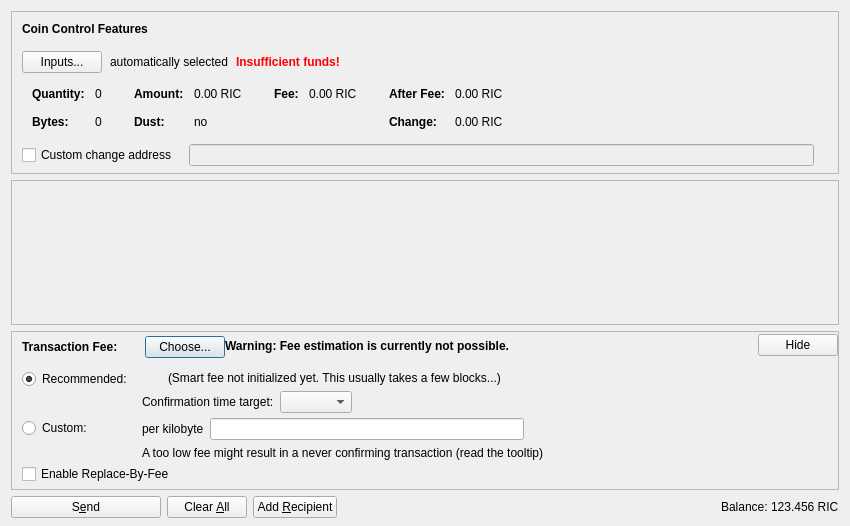
<?xml version="1.0" encoding="UTF-8"?>
<ui version="4.0">
 <class>SendCoinsDialog</class>
 <widget class="QDialog" name="SendCoinsDialog">
  <property name="geometry">
   <rect>
    <x>0</x>
    <y>0</y>
    <width>850</width>
    <height>526</height>
   </rect>
  </property>
  <property name="windowTitle">
   <string>Send Coins</string>
  </property>
  <layout class="QVBoxLayout" name="verticalLayout" stretch="0,1,0,0">
   <property name="bottomMargin">
    <number>8</number>
   </property>
   <item>
    <widget class="QFrame" name="frameCoinControl">
     <property name="sizePolicy">
      <sizepolicy hsizetype="Expanding" vsizetype="Expanding">
       <horstretch>0</horstretch>
       <verstretch>0</verstretch>
      </sizepolicy>
     </property>
     <property name="maximumSize">
      <size>
       <width>16777215</width>
       <height>16777215</height>
      </size>
     </property>
     <property name="frameShape">
      <enum>QFrame::StyledPanel</enum>
     </property>
     <property name="frameShadow">
      <enum>QFrame::Sunken</enum>
     </property>
     <layout class="QVBoxLayout" name="verticalLayoutCoinControl2">
      <property name="spacing">
       <number>0</number>
      </property>
      <property name="leftMargin">
       <number>0</number>
      </property>
      <property name="topMargin">
       <number>0</number>
      </property>
      <property name="rightMargin">
       <number>0</number>
      </property>
      <property name="bottomMargin">
       <number>6</number>
      </property>
      <item>
       <layout class="QVBoxLayout" name="verticalLayoutCoinControl" stretch="0,0,0,0,1">
        <property name="spacing">
         <number>0</number>
        </property>
        <property name="leftMargin">
         <number>10</number>
        </property>
        <property name="topMargin">
         <number>10</number>
        </property>
        <item>
         <layout class="QHBoxLayout" name="horizontalLayoutCoinControl1">
          <property name="bottomMargin">
           <number>15</number>
          </property>
          <item>
           <widget class="QLabel" name="labelCoinControlFeatures">
            <property name="sizePolicy">
             <sizepolicy hsizetype="Preferred" vsizetype="Maximum">
              <horstretch>0</horstretch>
              <verstretch>0</verstretch>
             </sizepolicy>
            </property>
            <property name="font">
             <font>
              <weight>75</weight>
              <bold>true</bold>
             </font>
            </property>
            <property name="styleSheet">
             <string notr="true">font-weight:bold;</string>
            </property>
            <property name="text">
             <string>Coin Control Features</string>
            </property>
           </widget>
          </item>
         </layout>
        </item>
        <item>
         <layout class="QHBoxLayout" name="horizontalLayoutCoinControl2" stretch="0,0,0,0">
          <property name="spacing">
           <number>8</number>
          </property>
          <property name="bottomMargin">
           <number>10</number>
          </property>
          <item>
           <widget class="QPushButton" name="pushButtonCoinControl">
            <property name="styleSheet">
             <string notr="true"/>
            </property>
            <property name="text">
             <string>Inputs...</string>
            </property>
            <property name="autoDefault">
             <bool>false</bool>
            </property>
           </widget>
          </item>
          <item>
           <widget class="QLabel" name="labelCoinControlAutomaticallySelected">
            <property name="text">
             <string>automatically selected</string>
            </property>
            <property name="margin">
             <number>5</number>
            </property>
           </widget>
          </item>
          <item>
           <widget class="QLabel" name="labelCoinControlInsuffFunds">
            <property name="font">
             <font>
              <weight>75</weight>
              <bold>true</bold>
             </font>
            </property>
            <property name="styleSheet">
             <string notr="true">color:red;font-weight:bold;</string>
            </property>
            <property name="text">
             <string>Insufficient funds!</string>
            </property>
            <property name="margin">
             <number>5</number>
            </property>
           </widget>
          </item>
          <item>
           <spacer name="horizontalSpacerCoinControl">
            <property name="orientation">
             <enum>Qt::Horizontal</enum>
            </property>
            <property name="sizeHint" stdset="0">
             <size>
              <width>40</width>
              <height>1</height>
             </size>
            </property>
           </spacer>
          </item>
         </layout>
        </item>
        <item>
         <widget class="QWidget" name="widgetCoinControl" native="true">
          <property name="sizePolicy">
           <sizepolicy hsizetype="Preferred" vsizetype="Preferred">
            <horstretch>0</horstretch>
            <verstretch>0</verstretch>
           </sizepolicy>
          </property>
          <property name="minimumSize">
           <size>
            <width>0</width>
            <height>0</height>
           </size>
          </property>
          <property name="styleSheet">
           <string notr="true"/>
          </property>
          <layout class="QHBoxLayout" name="horizontalLayoutCoinControl5">
           <property name="leftMargin">
            <number>0</number>
           </property>
           <property name="topMargin">
            <number>0</number>
           </property>
           <property name="rightMargin">
            <number>0</number>
           </property>
           <property name="bottomMargin">
            <number>0</number>
           </property>
           <item>
            <layout class="QHBoxLayout" name="horizontalLayoutCoinControl3" stretch="0,0,0,1">
             <property name="spacing">
              <number>20</number>
             </property>
             <property name="topMargin">
              <number>0</number>
             </property>
             <property name="bottomMargin">
              <number>10</number>
             </property>
             <item>
              <layout class="QFormLayout" name="formLayoutCoinControl1">
               <property name="horizontalSpacing">
                <number>10</number>
               </property>
               <property name="verticalSpacing">
                <number>14</number>
               </property>
               <property name="leftMargin">
                <number>10</number>
               </property>
               <property name="topMargin">
                <number>4</number>
               </property>
               <property name="rightMargin">
                <number>6</number>
               </property>
               <item row="0" column="0">
                <widget class="QLabel" name="labelCoinControlQuantityText">
                 <property name="font">
                  <font>
                   <weight>75</weight>
                   <bold>true</bold>
                  </font>
                 </property>
                 <property name="text">
                  <string>Quantity:</string>
                 </property>
                 <property name="margin">
                  <number>0</number>
                 </property>
                </widget>
               </item>
               <item row="0" column="1">
                <widget class="QLabel" name="labelCoinControlQuantity">
                 <property name="cursor">
                  <cursorShape>IBeamCursor</cursorShape>
                 </property>
                 <property name="contextMenuPolicy">
                  <enum>Qt::ActionsContextMenu</enum>
                 </property>
                 <property name="text">
                  <string notr="true">0</string>
                 </property>
                 <property name="margin">
                  <number>0</number>
                 </property>
                 <property name="textInteractionFlags">
                  <set>Qt::LinksAccessibleByMouse|Qt::TextSelectableByKeyboard|Qt::TextSelectableByMouse</set>
                 </property>
                </widget>
               </item>
               <item row="1" column="0">
                <widget class="QLabel" name="labelCoinControlBytesText">
                 <property name="font">
                  <font>
                   <weight>75</weight>
                   <bold>true</bold>
                  </font>
                 </property>
                 <property name="text">
                  <string>Bytes:</string>
                 </property>
                </widget>
               </item>
               <item row="1" column="1">
                <widget class="QLabel" name="labelCoinControlBytes">
                 <property name="cursor">
                  <cursorShape>IBeamCursor</cursorShape>
                 </property>
                 <property name="contextMenuPolicy">
                  <enum>Qt::ActionsContextMenu</enum>
                 </property>
                 <property name="text">
                  <string notr="true">0</string>
                 </property>
                 <property name="textInteractionFlags">
                  <set>Qt::LinksAccessibleByMouse|Qt::TextSelectableByKeyboard|Qt::TextSelectableByMouse</set>
                 </property>
                </widget>
               </item>
              </layout>
             </item>
             <item>
              <layout class="QFormLayout" name="formLayoutCoinControl2">
               <property name="horizontalSpacing">
                <number>10</number>
               </property>
               <property name="verticalSpacing">
                <number>14</number>
               </property>
               <property name="leftMargin">
                <number>6</number>
               </property>
               <property name="topMargin">
                <number>4</number>
               </property>
               <property name="rightMargin">
                <number>6</number>
               </property>
               <item row="0" column="0">
                <widget class="QLabel" name="labelCoinControlAmountText">
                 <property name="font">
                  <font>
                   <weight>75</weight>
                   <bold>true</bold>
                  </font>
                 </property>
                 <property name="text">
                  <string>Amount:</string>
                 </property>
                 <property name="margin">
                  <number>0</number>
                 </property>
                </widget>
               </item>
               <item row="0" column="1">
                <widget class="QLabel" name="labelCoinControlAmount">
                 <property name="cursor">
                  <cursorShape>IBeamCursor</cursorShape>
                 </property>
                 <property name="contextMenuPolicy">
                  <enum>Qt::ActionsContextMenu</enum>
                 </property>
                 <property name="text">
                  <string notr="true">0.00 RIC</string>
                 </property>
                 <property name="textInteractionFlags">
                  <set>Qt::LinksAccessibleByMouse|Qt::TextSelectableByKeyboard|Qt::TextSelectableByMouse</set>
                 </property>
                </widget>
               </item>
               <item row="1" column="0">
                <widget class="QLabel" name="labelCoinControlLowOutputText">
                 <property name="font">
                  <font>
                   <weight>75</weight>
                   <bold>true</bold>
                  </font>
                 </property>
                 <property name="text">
                  <string>Dust:</string>
                 </property>
                </widget>
               </item>
               <item row="1" column="1">
                <widget class="QLabel" name="labelCoinControlLowOutput">
                 <property name="cursor">
                  <cursorShape>IBeamCursor</cursorShape>
                 </property>
                 <property name="contextMenuPolicy">
                  <enum>Qt::ActionsContextMenu</enum>
                 </property>
                 <property name="text">
                  <string notr="true">no</string>
                 </property>
                 <property name="textInteractionFlags">
                  <set>Qt::LinksAccessibleByMouse|Qt::TextSelectableByKeyboard|Qt::TextSelectableByMouse</set>
                 </property>
                </widget>
               </item>
              </layout>
             </item>
             <item>
              <layout class="QFormLayout" name="formLayoutCoinControl3">
               <property name="horizontalSpacing">
                <number>10</number>
               </property>
               <property name="verticalSpacing">
                <number>14</number>
               </property>
               <property name="leftMargin">
                <number>6</number>
               </property>
               <property name="topMargin">
                <number>4</number>
               </property>
               <property name="rightMargin">
                <number>6</number>
               </property>
               <item row="0" column="0">
                <widget class="QLabel" name="labelCoinControlFeeText">
                 <property name="font">
                  <font>
                   <weight>75</weight>
                   <bold>true</bold>
                  </font>
                 </property>
                 <property name="text">
                  <string>Fee:</string>
                 </property>
                 <property name="margin">
                  <number>0</number>
                 </property>
                </widget>
               </item>
               <item row="0" column="1">
                <widget class="QLabel" name="labelCoinControlFee">
                 <property name="cursor">
                  <cursorShape>IBeamCursor</cursorShape>
                 </property>
                 <property name="contextMenuPolicy">
                  <enum>Qt::ActionsContextMenu</enum>
                 </property>
                 <property name="text">
                  <string notr="true">0.00 RIC</string>
                 </property>
                 <property name="textInteractionFlags">
                  <set>Qt::LinksAccessibleByMouse|Qt::TextSelectableByKeyboard|Qt::TextSelectableByMouse</set>
                 </property>
                </widget>
               </item>
              </layout>
             </item>
             <item>
              <layout class="QFormLayout" name="formLayoutCoinControl4">
               <property name="horizontalSpacing">
                <number>10</number>
               </property>
               <property name="verticalSpacing">
                <number>14</number>
               </property>
               <property name="leftMargin">
                <number>6</number>
               </property>
               <property name="topMargin">
                <number>4</number>
               </property>
               <property name="rightMargin">
                <number>6</number>
               </property>
               <item row="0" column="0">
                <widget class="QLabel" name="labelCoinControlAfterFeeText">
                 <property name="font">
                  <font>
                   <weight>75</weight>
                   <bold>true</bold>
                  </font>
                 </property>
                 <property name="text">
                  <string>After Fee:</string>
                 </property>
                 <property name="margin">
                  <number>0</number>
                 </property>
                </widget>
               </item>
               <item row="0" column="1">
                <widget class="QLabel" name="labelCoinControlAfterFee">
                 <property name="cursor">
                  <cursorShape>IBeamCursor</cursorShape>
                 </property>
                 <property name="contextMenuPolicy">
                  <enum>Qt::ActionsContextMenu</enum>
                 </property>
                 <property name="text">
                  <string notr="true">0.00 RIC</string>
                 </property>
                 <property name="textInteractionFlags">
                  <set>Qt::LinksAccessibleByMouse|Qt::TextSelectableByKeyboard|Qt::TextSelectableByMouse</set>
                 </property>
                </widget>
               </item>
               <item row="1" column="0">
                <widget class="QLabel" name="labelCoinControlChangeText">
                 <property name="font">
                  <font>
                   <weight>75</weight>
                   <bold>true</bold>
                  </font>
                 </property>
                 <property name="text">
                  <string>Change:</string>
                 </property>
                </widget>
               </item>
               <item row="1" column="1">
                <widget class="QLabel" name="labelCoinControlChange">
                 <property name="cursor">
                  <cursorShape>IBeamCursor</cursorShape>
                 </property>
                 <property name="contextMenuPolicy">
                  <enum>Qt::ActionsContextMenu</enum>
                 </property>
                 <property name="text">
                  <string notr="true">0.00 RIC</string>
                 </property>
                 <property name="textInteractionFlags">
                  <set>Qt::LinksAccessibleByMouse|Qt::TextSelectableByKeyboard|Qt::TextSelectableByMouse</set>
                 </property>
                </widget>
               </item>
              </layout>
             </item>
            </layout>
           </item>
          </layout>
         </widget>
        </item>
        <item>
         <layout class="QHBoxLayout" name="horizontalLayoutCoinControl4" stretch="0,0,0">
          <property name="spacing">
           <number>12</number>
          </property>
          <property name="sizeConstraint">
           <enum>QLayout::SetDefaultConstraint</enum>
          </property>
          <property name="topMargin">
           <number>5</number>
          </property>
          <property name="rightMargin">
           <number>5</number>
          </property>
          <item>
           <widget class="QCheckBox" name="checkBoxCoinControlChange">
            <property name="toolTip">
             <string>If this is activated, but the change address is empty or invalid, change will be sent to a newly generated address.</string>
            </property>
            <property name="text">
             <string>Custom change address</string>
            </property>
           </widget>
          </item>
          <item>
           <widget class="QValidatedLineEdit" name="lineEditCoinControlChange">
            <property name="enabled">
             <bool>false</bool>
            </property>
            <property name="sizePolicy">
             <sizepolicy hsizetype="Expanding" vsizetype="Fixed">
              <horstretch>0</horstretch>
              <verstretch>0</verstretch>
             </sizepolicy>
            </property>
           </widget>
          </item>
          <item>
           <widget class="QLabel" name="labelCoinControlChangeLabel">
            <property name="sizePolicy">
             <sizepolicy hsizetype="Preferred" vsizetype="Expanding">
              <horstretch>0</horstretch>
              <verstretch>0</verstretch>
             </sizepolicy>
            </property>
            <property name="minimumSize">
             <size>
              <width>0</width>
              <height>0</height>
             </size>
            </property>
            <property name="text">
             <string/>
            </property>
            <property name="margin">
             <number>3</number>
            </property>
           </widget>
          </item>
         </layout>
        </item>
        <item>
         <spacer name="verticalSpacerCoinControl">
          <property name="orientation">
           <enum>Qt::Vertical</enum>
          </property>
          <property name="sizeHint" stdset="0">
           <size>
            <width>800</width>
            <height>1</height>
           </size>
          </property>
         </spacer>
        </item>
       </layout>
      </item>
     </layout>
    </widget>
   </item>
   <item>
    <widget class="QScrollArea" name="scrollArea">
     <property name="widgetResizable">
      <bool>true</bool>
     </property>
     <widget class="QWidget" name="scrollAreaWidgetContents">
      <property name="geometry">
       <rect>
        <x>0</x>
        <y>0</y>
        <width>830</width>
        <height>104</height>
       </rect>
      </property>
      <layout class="QVBoxLayout" name="verticalLayout_2" stretch="0,1">
       <property name="leftMargin">
        <number>0</number>
       </property>
       <property name="topMargin">
        <number>0</number>
       </property>
       <property name="rightMargin">
        <number>0</number>
       </property>
       <property name="bottomMargin">
        <number>0</number>
       </property>
       <item>
        <layout class="QVBoxLayout" name="entries">
         <property name="spacing">
          <number>6</number>
         </property>
        </layout>
       </item>
       <item>
        <spacer name="verticalSpacer">
         <property name="orientation">
          <enum>Qt::Vertical</enum>
         </property>
         <property name="sizeHint" stdset="0">
          <size>
           <width>20</width>
           <height>40</height>
          </size>
         </property>
        </spacer>
       </item>
      </layout>
     </widget>
    </widget>
   </item>
   <item>
    <widget class="QFrame" name="frameFee">
     <property name="sizePolicy">
      <sizepolicy hsizetype="Expanding" vsizetype="Expanding">
       <horstretch>0</horstretch>
       <verstretch>0</verstretch>
      </sizepolicy>
     </property>
     <property name="maximumSize">
      <size>
       <width>16777215</width>
       <height>16777215</height>
      </size>
     </property>
     <property name="frameShape">
      <enum>QFrame::StyledPanel</enum>
     </property>
     <property name="frameShadow">
      <enum>QFrame::Sunken</enum>
     </property>
     <layout class="QVBoxLayout" name="verticalLayoutFee1">
      <property name="spacing">
       <number>0</number>
      </property>
      <property name="leftMargin">
       <number>0</number>
      </property>
      <property name="topMargin">
       <number>0</number>
      </property>
      <property name="rightMargin">
       <number>0</number>
      </property>
      <property name="bottomMargin">
       <number>0</number>
      </property>
      <item>
       <layout class="QVBoxLayout" name="verticalLayoutFee2" stretch="0,0,0">
        <property name="spacing">
         <number>0</number>
        </property>
        <property name="leftMargin">
         <number>10</number>
        </property>
        <property name="topMargin">
         <number>0</number>
        </property>
        <item>
         <layout class="QHBoxLayout" name="horizontalLayoutFee1">
          <property name="bottomMargin">
           <number>0</number>
          </property>
          <item>
           <layout class="QVBoxLayout" name="verticalLayoutFee7">
            <property name="spacing">
             <number>0</number>
            </property>
            <item>
             <spacer name="verticalSpacerSmartFee">
              <property name="orientation">
               <enum>Qt::Vertical</enum>
              </property>
              <property name="sizeType">
               <enum>QSizePolicy::Fixed</enum>
              </property>
              <property name="sizeHint" stdset="0">
               <size>
                <width>1</width>
                <height>4</height>
               </size>
              </property>
             </spacer>
            </item>
            <item>
             <layout class="QHBoxLayout" name="horizontalLayoutSmartFee">
              <property name="spacing">
               <number>10</number>
              </property>
              <item>
               <widget class="QLabel" name="labelFeeHeadline">
                <property name="sizePolicy">
                 <sizepolicy hsizetype="Preferred" vsizetype="Maximum">
                  <horstretch>0</horstretch>
                  <verstretch>0</verstretch>
                 </sizepolicy>
                </property>
                <property name="font">
                 <font>
                  <weight>75</weight>
                  <bold>true</bold>
                 </font>
                </property>
                <property name="styleSheet">
                 <string notr="true">font-weight:bold;</string>
                </property>
                <property name="text">
                 <string>Transaction Fee:</string>
                </property>
               </widget>
              </item>
              <item>
               <widget class="QLabel" name="labelFeeMinimized">
                <property name="text">
                 <string/>
                </property>
               </widget>
              </item>
              <item>
               <widget class="QPushButton" name="buttonChooseFee">
                <property name="text">
                 <string>Choose...</string>
                </property>
               </widget>
              </item>
             </layout>
            </item>
            <item>
             <spacer name="verticalSpacer_5">
              <property name="orientation">
               <enum>Qt::Vertical</enum>
              </property>
              <property name="sizeHint" stdset="0">
               <size>
                <width>1</width>
                <height>1</height>
               </size>
              </property>
             </spacer>
            </item>
           </layout>
          </item>
          <item>
           <widget class="QLabel" name="fallbackFeeWarningLabel">
            <property name="toolTip">
             <string>Using the fallbackfee can result in sending a transaction that will take several hours or days (or never) to confirm. Consider choosing your fee manually or wait until you have validated the complete chain.</string>
            </property>
            <property name="font">
            <font>
                <weight>75</weight>
                <bold>true</bold>
            </font>
            </property>
            <property name="text">
             <string>Warning: Fee estimation is currently not possible.</string>
            </property>
            <property name="wordWrap">
             <bool>false</bool>
            </property>
           </widget>
          </item>
          <item>
           <spacer name="horizontalSpacer_4">
            <property name="orientation">
             <enum>Qt::Horizontal</enum>
            </property>
            <property name="sizeType">
             <enum>QSizePolicy::MinimumExpanding</enum>
            </property>
            <property name="sizeHint" stdset="0">
             <size>
              <width>40</width>
              <height>20</height>
             </size>
            </property>
           </spacer>
          </item>
          <item>
           <widget class="QPushButton" name="buttonMinimizeFee">
            <property name="toolTip">
             <string>Hide transaction fee settings</string>
            </property>
            <property name="text">
             <string>Hide</string>
            </property>
           </widget>
          </item>
         </layout>
        </item>
        <item>
         <widget class="QFrame" name="frameFeeSelection">
          <layout class="QVBoxLayout" name="verticalLayoutFee12">
           <property name="spacing">
            <number>0</number>
           </property>
           <property name="leftMargin">
            <number>0</number>
           </property>
           <property name="topMargin">
            <number>0</number>
           </property>
           <property name="rightMargin">
            <number>0</number>
           </property>
           <property name="bottomMargin">
            <number>0</number>
           </property>
           <item>
            <layout class="QGridLayout" name="gridLayoutFee">
             <property name="topMargin">
              <number>10</number>
             </property>
             <property name="bottomMargin">
              <number>4</number>
             </property>
             <property name="horizontalSpacing">
              <number>10</number>
             </property>
             <property name="verticalSpacing">
              <number>4</number>
             </property>
             <item row="1" column="1">
              <layout class="QVBoxLayout" name="verticalLayoutFee8">
               <property name="spacing">
                <number>6</number>
               </property>
               <item>
                <layout class="QHBoxLayout" name="horizontalLayoutFee13">
                 <item>
                  <widget class="QLabel" name="labelCustomPerKilobyte">
                   <property name="toolTip">
                    <string>Specify a custom fee per kB (1,000 bytes) of the transaction's virtual size.

Note:  Since the fee is calculated on a per-byte basis, a fee of "100 satoshis per kB" for a transaction size of 500 bytes (half of 1 kB) would ultimately yield a fee of only 50 satoshis.</string>
                   </property>
                   <property name="text">
                    <string>per kilobyte</string>
                   </property>
                  </widget>
                 </item>
                 <item>
                  <widget class="BitcoinAmountField" name="customFee"/>
                 </item>
                 <item>
                  <spacer name="horizontalSpacer_6">
                   <property name="orientation">
                    <enum>Qt::Horizontal</enum>
                   </property>
                   <property name="sizeHint" stdset="0">
                    <size>
                     <width>1</width>
                     <height>1</height>
                    </size>
                   </property>
                  </spacer>
                 </item>
                </layout>
               </item>
               <item>
                <layout class="QHBoxLayout" name="horizontalLayoutFee8">
                 <item>
                  <widget class="QLabel" name="labelCustomFeeWarning">
                   <property name="enabled">
                    <bool>true</bool>
                   </property>
                   <property name="toolTip">
                    <string>When there is less transaction volume than space in the blocks, miners as well as relaying nodes may enforce a minimum fee. Paying only this minimum fee is just fine, but be aware that this can result in a never confirming transaction once there is more demand for Riecoin transactions than the network can process.</string>
                   </property>
                   <property name="text">
                    <string>A too low fee might result in a never confirming transaction (read the tooltip)</string>
                   </property>
                  </widget>
                 </item>
                 <item>
                  <spacer name="horizontalSpacer_2">
                   <property name="orientation">
                    <enum>Qt::Horizontal</enum>
                   </property>
                   <property name="sizeHint" stdset="0">
                    <size>
                     <width>1</width>
                     <height>1</height>
                    </size>
                   </property>
                  </spacer>
                 </item>
                </layout>
               </item>
              </layout>
             </item>
             <item row="0" column="0">
              <layout class="QVBoxLayout" name="verticalLayoutFee4" stretch="0,1">
               <item>
                <widget class="QRadioButton" name="radioSmartFee">
                 <property name="text">
                  <string>Recommended:</string>
                 </property>
                 <property name="checked">
                  <bool>true</bool>
                 </property>
                 <attribute name="buttonGroup">
                  <string notr="true">groupFee</string>
                 </attribute>
                </widget>
               </item>
               <item>
                <spacer name="verticalSpacer_2">
                 <property name="orientation">
                  <enum>Qt::Vertical</enum>
                 </property>
                 <property name="sizeHint" stdset="0">
                  <size>
                   <width>1</width>
                   <height>1</height>
                  </size>
                 </property>
                </spacer>
               </item>
              </layout>
             </item>
             <item row="1" column="0">
              <layout class="QVBoxLayout" name="verticalLayoutFee9" stretch="0,1">
               <item>
                <widget class="QRadioButton" name="radioCustomFee">
                 <property name="text">
                  <string>Custom:</string>
                 </property>
                 <attribute name="buttonGroup">
                  <string notr="true">groupFee</string>
                 </attribute>
                </widget>
               </item>
               <item>
                <spacer name="verticalSpacer_6">
                 <property name="orientation">
                  <enum>Qt::Vertical</enum>
                 </property>
                 <property name="sizeHint" stdset="0">
                  <size>
                   <width>1</width>
                   <height>1</height>
                  </size>
                 </property>
                </spacer>
               </item>
              </layout>
             </item>
             <item row="0" column="1">
              <layout class="QVBoxLayout" name="verticalLayoutFee3" stretch="0,0,1">
               <property name="spacing">
                <number>6</number>
               </property>
               <property name="topMargin">
                <number>2</number>
               </property>
               <item>
                <layout class="QHBoxLayout" name="horizontalLayoutFee12">
                 <item>
                  <widget class="QLabel" name="labelSmartFee">
                   <property name="text">
                    <string/>
                   </property>
                  </widget>
                 </item>
                 <item>
                  <widget class="QLabel" name="labelFeeEstimation">
                   <property name="text">
                    <string/>
                   </property>
                  </widget>
                 </item>
                 <item>
                  <widget class="QLabel" name="labelSmartFee2">
                   <property name="text">
                    <string>(Smart fee not initialized yet. This usually takes a few blocks...)</string>
                   </property>
                  </widget>
                 </item>
                 <item>
                  <spacer name="horizontalSpacer_5">
                   <property name="orientation">
                    <enum>Qt::Horizontal</enum>
                   </property>
                   <property name="sizeHint" stdset="0">
                    <size>
                     <width>1</width>
                     <height>1</height>
                    </size>
                   </property>
                  </spacer>
                 </item>
                </layout>
               </item>
               <item>
                <layout class="QHBoxLayout" name="horizontalLayoutFee9">
                 <item>
                  <layout class="QVBoxLayout" name="verticalLayoutFee6">
                   <item>
                    <widget class="QLabel" name="labelSmartFee3">
                     <property name="text">
                      <string>Confirmation time target:</string>
                     </property>
                    </widget>
                   </item>
                  </layout>
                 </item>
                 <item>
                  <layout class="QVBoxLayout" name="verticalLayoutFee5">
                   <property name="rightMargin">
                    <number>30</number>
                   </property>
                   <item>
                    <layout class="QHBoxLayout" name="horizontalLayoutConfTarget">
                     <property name="bottomMargin">
                      <number>0</number>
                     </property>
                     <item>
                      <widget class="QComboBox" name="confTargetSelector"/>
                     </item>
                     <item>
                      <spacer name="horizontalSpacerConfTarget">
                       <property name="orientation">
                        <enum>Qt::Horizontal</enum>
                       </property>
                       <property name="sizeHint" stdset="0">
                        <size>
                         <width>40</width>
                         <height>20</height>
                        </size>
                       </property>
                      </spacer>
                     </item>
                    </layout>
                   </item>
                  </layout>
                 </item>
                </layout>
               </item>
               <item>
                <spacer name="verticalSpacer_4">
                 <property name="orientation">
                  <enum>Qt::Vertical</enum>
                 </property>
                 <property name="sizeHint" stdset="0">
                  <size>
                   <width>1</width>
                   <height>1</height>
                  </size>
                 </property>
                </spacer>
               </item>
              </layout>
             </item>
            </layout>
           </item>
           <item>
            <widget class="QCheckBox" name="optInRBF">
             <property name="text">
              <string>Enable Replace-By-Fee</string>
             </property>
             <property name="toolTip">
              <string>With Replace-By-Fee (BIP-125) you can increase a transaction's fee after it is sent. Without this, a higher fee may be recommended to compensate for increased transaction delay risk.</string>
             </property>
            </widget>
           </item>
          </layout>
         </widget>
        </item>
        <item>
         <spacer name="verticalSpacerFee">
          <property name="orientation">
           <enum>Qt::Vertical</enum>
          </property>
          <property name="sizeHint" stdset="0">
           <size>
            <width>40</width>
            <height>5</height>
           </size>
          </property>
         </spacer>
        </item>
       </layout>
      </item>
     </layout>
    </widget>
   </item>
   <item>
    <layout class="QHBoxLayout" name="horizontalLayout">
     <item>
      <widget class="QPushButton" name="sendButton">
       <property name="minimumSize">
        <size>
         <width>150</width>
         <height>0</height>
        </size>
       </property>
       <property name="toolTip">
        <string>Confirm the send action</string>
       </property>
       <property name="text">
        <string>S&amp;end</string>
       </property>
       <property name="icon">
        <iconset resource="../bitcoin.qrc">
         <normaloff>:/icons/send</normaloff>:/icons/send</iconset>
       </property>
       <property name="autoDefault">
        <bool>false</bool>
       </property>
       <property name="default">
        <bool>false</bool>
       </property>
      </widget>
     </item>
     <item>
      <widget class="QPushButton" name="clearButton">
       <property name="sizePolicy">
        <sizepolicy hsizetype="Minimum" vsizetype="Fixed">
         <horstretch>0</horstretch>
         <verstretch>0</verstretch>
        </sizepolicy>
       </property>
       <property name="toolTip">
        <string>Clear all fields of the form.</string>
       </property>
       <property name="text">
        <string>Clear &amp;All</string>
       </property>
       <property name="icon">
        <iconset resource="../bitcoin.qrc">
         <normaloff>:/icons/remove</normaloff>:/icons/remove</iconset>
       </property>
       <property name="autoDefault">
        <bool>false</bool>
       </property>
      </widget>
     </item>
     <item>
      <widget class="QPushButton" name="addButton">
       <property name="toolTip">
        <string>Send to multiple recipients at once</string>
       </property>
       <property name="text">
        <string>Add &amp;Recipient</string>
       </property>
       <property name="icon">
        <iconset resource="../bitcoin.qrc">
         <normaloff>:/icons/add</normaloff>:/icons/add</iconset>
       </property>
       <property name="autoDefault">
        <bool>false</bool>
       </property>
      </widget>
     </item>
     <item>
      <spacer name="horizontalSpacer">
       <property name="orientation">
        <enum>Qt::Horizontal</enum>
       </property>
       <property name="sizeHint" stdset="0">
        <size>
         <width>40</width>
         <height>20</height>
        </size>
       </property>
      </spacer>
     </item>
     <item>
      <layout class="QHBoxLayout" name="horizontalLayout_2">
       <property name="spacing">
        <number>3</number>
       </property>
       <item>
        <widget class="QLabel" name="labelBalanceName">
         <property name="sizePolicy">
          <sizepolicy hsizetype="Preferred" vsizetype="Fixed">
           <horstretch>0</horstretch>
           <verstretch>0</verstretch>
          </sizepolicy>
         </property>
         <property name="text">
          <string>Balance:</string>
         </property>
        </widget>
       </item>
       <item>
        <widget class="QLabel" name="labelBalance">
         <property name="sizePolicy">
          <sizepolicy hsizetype="Preferred" vsizetype="Fixed">
           <horstretch>0</horstretch>
           <verstretch>0</verstretch>
          </sizepolicy>
         </property>
         <property name="cursor">
          <cursorShape>IBeamCursor</cursorShape>
         </property>
         <property name="text">
          <string notr="true">123.456 RIC</string>
         </property>
         <property name="textInteractionFlags">
          <set>Qt::LinksAccessibleByMouse|Qt::TextSelectableByKeyboard|Qt::TextSelectableByMouse</set>
         </property>
        </widget>
       </item>
      </layout>
     </item>
    </layout>
   </item>
  </layout>
 </widget>
 <customwidgets>
  <customwidget>
   <class>QValidatedLineEdit</class>
   <extends>QLineEdit</extends>
   <header>qt/qvalidatedlineedit.h</header>
  </customwidget>
  <customwidget>
   <class>BitcoinAmountField</class>
   <extends>QLineEdit</extends>
   <header>qt/bitcoinamountfield.h</header>
   <container>1</container>
  </customwidget>
 </customwidgets>
 <resources>
  <include location="../bitcoin.qrc"/>
 </resources>
 <connections/>
 <buttongroups>
  <buttongroup name="groupFee"/>
 </buttongroups>
</ui>
